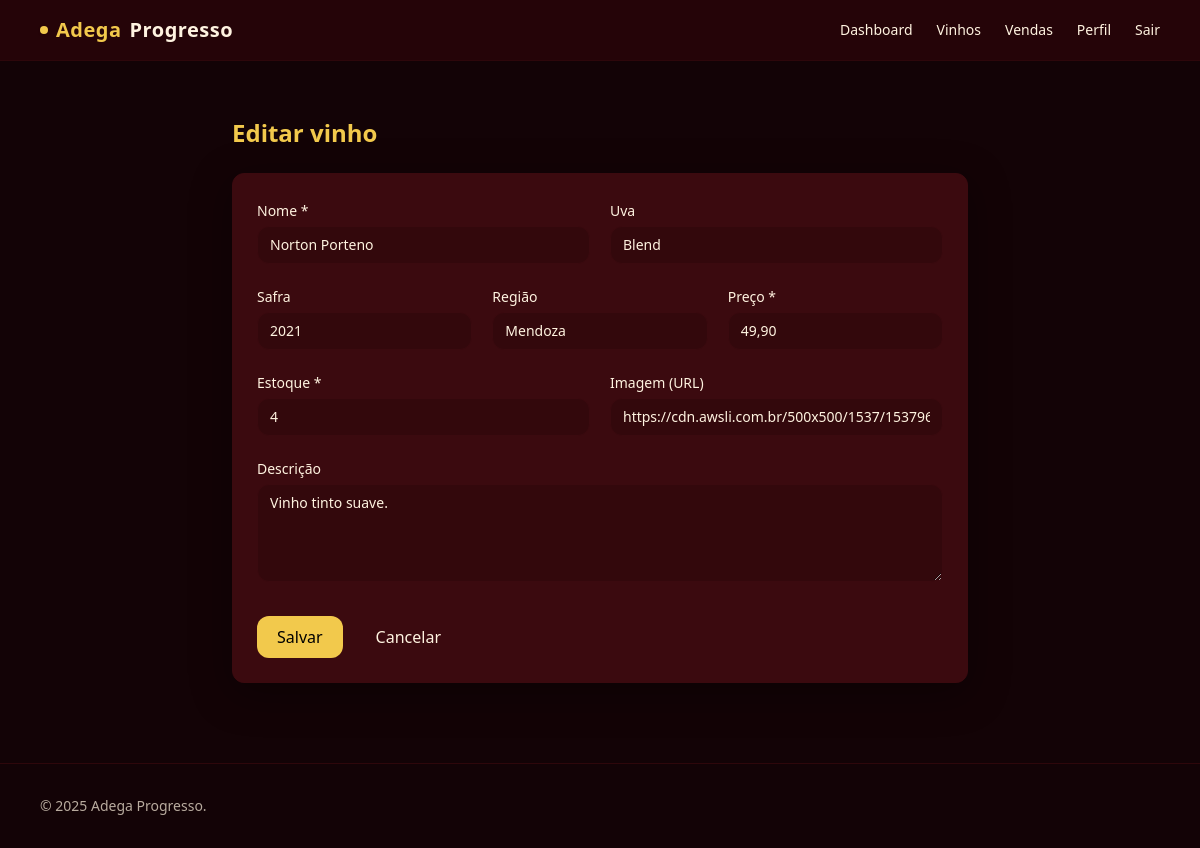
The page /produtos/5/editar (signed in) on the database as committed earlier.
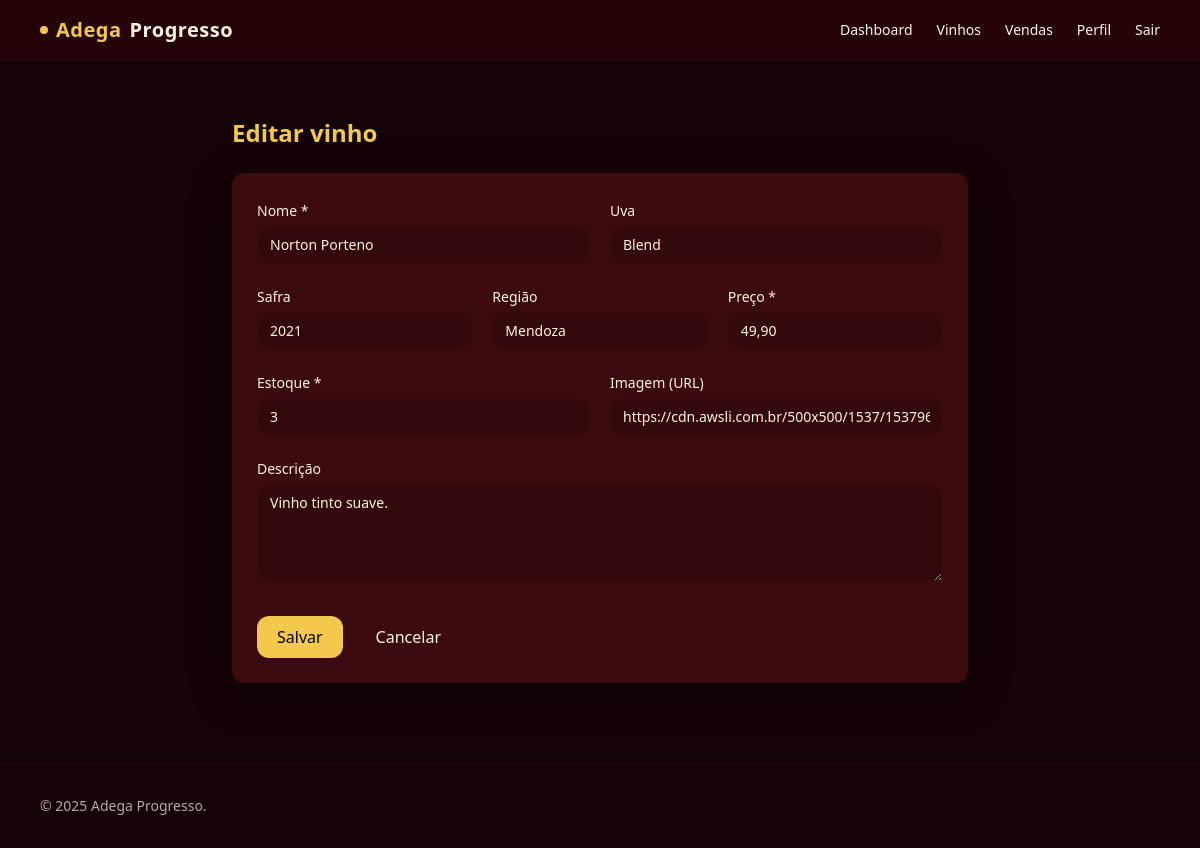
The same page on the database as committed later.
### tables this page shows
CREATE TABLE produtos(
                id INTEGER PRIMARY KEY AUTOINCREMENT,
                nome TEXT NOT NULL,
                uva TEXT,
                safra TEXT,
                regiao TEXT,
                preco REAL NOT NULL DEFAULT 0,
                estoque INTEGER NOT NULL DEFAULT 0,
                descricao TEXT,
                imagem_url TEXT,
                criado_em DATETIME DEFAULT CURRENT_TIMESTAMP
            );

### app.py (the view, shortened to what this page needs)
@app.route("/produtos/<int:pid>/editar", methods=["GET", "POST"])
@login_required
def produtos_editar(pid):
    with get_conn() as conn:
        produto = conn.execute("SELECT * FROM produtos WHERE id = ?", (pid,)).fetchone()
    if not produto:
        flash("Vinho não encontrado.", "danger")
        return redirect(url_for("produtos_list"))
    return render_template("produto_form.html", produto=produto)

### app.py (called while the page is built)
def get_conn():
    conn = sqlite3.connect(DB_PATH)
    conn.row_factory = sqlite3.Row
    return conn

def login_required(view):
    @wraps(view)
    def wrapper(*args, **kwargs):
        if "user_id" not in session:
            flash("Faça login para acessar.", "danger")
            return redirect(url_for("login"))
        return view(*args, **kwargs)
    return wrapper

### templates/produto_form.html
{% extends "base.html" %}
{% block content %}
<section class="max-w-3xl mx-auto px-4 py-10">
  <h1 class="text-2xl font-semibold text-gold-400">
    {{ 'Editar vinho' if produto else 'Novo vinho' }}
  </h1>
  <div class="mt-6 rounded-xl border border-wine-800 bg-wine-800 text-champ-50 shadow-soft p-6">
    <form method="post" class="grid gap-5">
      <div class="grid sm:grid-cols-2 gap-5">
        <div>
          <label class="text-sm text-champ-50/90">Nome *</label>
          <input name="nome" required value="{{ produto['nome'] if produto else '' }}"
                 class="mt-1 w-full rounded-xl border border-wine-800 bg-wine-900/60 text-champ-50 placeholder-champ-200 px-3 py-2 text-sm focus:outline-none focus:border-gold-400">
        </div>
        <div>
          <label class="text-sm text-champ-50/90">Uva</label>
          <input name="uva" value="{{ produto['uva'] if produto else '' }}"
                 class="mt-1 w-full rounded-xl border border-wine-800 bg-wine-900/60 text-champ-50 placeholder-champ-200 px-3 py-2 text-sm focus:outline-none focus:border-gold-400">
        </div>
      </div>
      <div class="grid sm:grid-cols-3 gap-5">
        <div>
          <label class="text-sm text-champ-50/90">Safra</label>
          <input name="safra" value="{{ produto['safra'] if produto else '' }}"
                 class="mt-1 w-full rounded-xl border border-wine-800 bg-wine-900/60 text-champ-50 placeholder-champ-200 px-3 py-2 text-sm focus:outline-none focus:border-gold-400">
        </div>
        <div>
          <label class="text-sm text-champ-50/90">Região</label>
          <input name="regiao" value="{{ produto['regiao'] if produto else '' }}"
                 class="mt-1 w-full rounded-xl border border-wine-800 bg-wine-900/60 text-champ-50 placeholder-champ-200 px-3 py-2 text-sm focus:outline-none focus:border-gold-400">
        </div>
        <div>
          <label class="text-sm text-champ-50/90">Preço *</label>
          <input name="preco" required
                 value="{% if produto %}{{ ('{:,.2f}'.format(produto['preco'])).replace('.', ',') }}{% endif %}"
                 placeholder="ex.: 79,90"
                 class="mt-1 w-full rounded-xl border border-wine-800 bg-wine-900/60 text-champ-50 placeholder-champ-200 px-3 py-2 text-sm focus:outline-none focus:border-gold-400">
        </div>
      </div>
      <div class="grid sm:grid-cols-2 gap-5">
        <div>
          <label class="text-sm text-champ-50/90">Estoque *</label>
          <input name="estoque" type="number" min="0" required value="{{ produto['estoque'] if produto else 0 }}"
                 class="mt-1 w-full rounded-xl border border-wine-800 bg-wine-900/60 text-champ-50 placeholder-champ-200 px-3 py-2 text-sm focus:outline-none focus:border-gold-400">
        </div>
        <div>
          <label class="text-sm text-champ-50/90">Imagem (URL)</label>
          <input name="imagem_url" value="{{ produto['imagem_url'] if produto else '' }}"
                 placeholder="https://exemplo.com/imagem.jpg"
                 class="mt-1 w-full rounded-xl border border-wine-800 bg-wine-900/60 text-champ-50 placeholder-champ-200 px-3 py-2 text-sm focus:outline-none focus:border-gold-400">
        </div>
      </div>
      <div>
        <label class="text-sm text-champ-50/90">Descrição</label>
        <textarea name="descricao" rows="4"
                  class="mt-1 w-full rounded-xl border border-wine-800 bg-wine-900/60 text-champ-50 placeholder-champ-200 px-3 py-2 text-sm focus:outline-none focus:border-gold-400">{{ produto['descricao'] if produto else '' }}</textarea>
      </div>
      <div class="flex gap-3 pt-2">
        <button class="px-5 py-2 rounded-xl bg-gold-400 hover:bg-gold-300 text-black font-medium">
          Salvar
        </button>
        <a href="{{ url_for('produtos_list') }}"
           class="px-5 py-2 rounded-xl border border-wine-800 hover:border-gold-400 text-champ-50">
          Cancelar
        </a>
      </div>
    </form>
  </div>
</section>
{% endblock %}

Rows that differ between the two databases and show on the page:
changed produtos "Norton Porteno": estoque "4" → "3"
